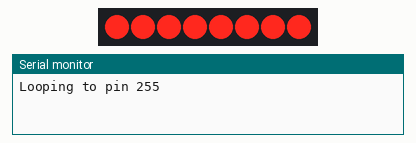
A sketch run on a simulated ESP8266 (NodeMCU). Parts: 8 shift-register outputs drawn as a row of LEDs (first output left, lit = HIGH), the last lines printed to the serial monitor. Wiring (inferred from the names in the program): shift register (74HC595): data D6; shift clock D7; latch D5. Wiring (inferred from the signals the program sends): row of LEDs: on Q0, Q1, Q2, Q3, Q4, Q5, Q6, Q7.

Above: at 2.35 s.
At 2.95 s:
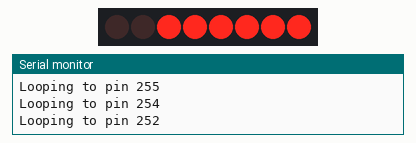
At 3.55 s:
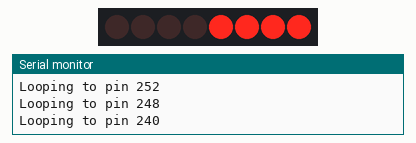
At 5.05 s:
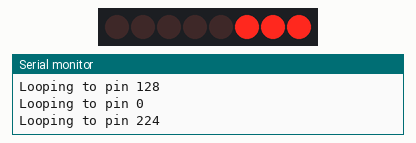
At 7.15 s:
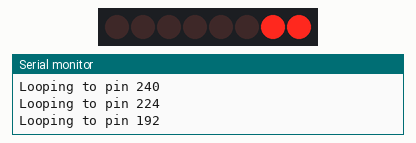
At 8.65 s:
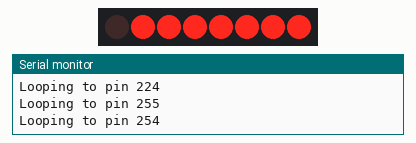
Timing chart, 0 to 9.1 s (numbered marks = the images above):
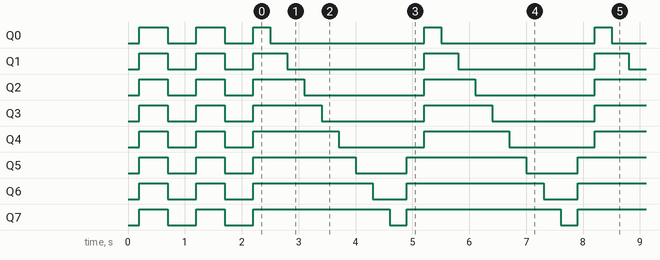

Measured:
- by itself, Q0: goes LOW 0.50 s, HIGH 0.50 s, LOW 0.50 s, 12 × (HIGH 0.30 s, LOW 2.7 s), HIGH 0.30 s, then LOW
- by itself, Q1: goes LOW 0.50 s, HIGH 0.50 s, LOW 0.50 s, 12 × (HIGH 0.60 s, LOW 2.4 s), HIGH 0.60 s, then LOW
- by itself, Q2: goes LOW 0.50 s, HIGH 0.50 s, LOW 0.50 s, 12 × (HIGH 0.90 s, LOW 2.1 s), HIGH 0.90 s, then LOW
- by itself, Q3: goes LOW 0.50 s, HIGH 0.50 s, LOW 0.50 s, 12 × (HIGH 1.2 s, LOW 1.8 s), HIGH 1.2 s, then LOW
- by itself, Q4: goes LOW 0.50 s, HIGH 0.50 s, LOW 0.50 s, 12 × (HIGH 1.5 s, LOW 1.5 s), HIGH 1.5 s, then LOW
- by itself, Q5: goes LOW 0.50 s, HIGH 0.50 s, LOW 0.50 s, HIGH 1.8 s, 11 × (LOW 0.90 s, HIGH 2.1 s), LOW 0.90 s, then HIGH
- by itself, Q6: goes LOW 0.50 s, HIGH 0.50 s, LOW 0.50 s, HIGH 2.1 s, 11 × (LOW 0.60 s, HIGH 2.4 s), LOW 0.60 s, then HIGH
- by itself, Q7: goes LOW 0.50 s, HIGH 0.50 s, LOW 0.50 s, HIGH 2.4 s, 11 × (LOW 0.30 s, HIGH 2.7 s), LOW 0.30 s, then HIGH

The sketch:

runway_lights.ino
```cpp
// #include <Arduino.h>
// #include <ESP8266WiFi.h>
// #include <ESP8266WiFiMulti.h>

#define LED_SEQ_LENGTH

//LED shift register example created by Tom Igoe
//Pin connected to latch pin (ST_CP) of 74HC595
int latchPin = D5;
//Pin connected to clock pin (SH_CP) of 74HC595
int clockPin = D7;
//Pin connected to Data in (DS) of 74HC595
int dataPin = D6;

byte dataArray[10];

void setup() {
  //set pins to output because they are addressed in the main loop
  pinMode(latchPin, OUTPUT);
  Serial.begin(115200);

  //Binary notation as comment
  dataArray[0] = 0b11111111;
  dataArray[1] = 0b11111110;
  dataArray[2] = 0b11111100;
  dataArray[3] = 0b11111000;
  dataArray[4] = 0b11110000;
  dataArray[5] = 0b11100000;
  dataArray[6] = 0b11000000;
  dataArray[7] = 0b10000000;
  dataArray[8] = 0b00000000;
  dataArray[9] = 0b11100000;

  //function that blinks all the LEDs
  //gets passed the number of blinks and the pause time
  blinkAll_2Bytes(2,500);
}

void loop() {
  byte pinData;

  for (int j = 0; j < 10; j++) {
    //load the light sequence you want from array
    pinData = dataArray[j];
    Serial.printf("Looping to pin %d\n", pinData);
    //ground latchPin and hold low for as long as you are transmitting
    digitalWrite(latchPin, 0);

    //move 'em out
    shiftOut(dataPin, clockPin, pinData);
    //return the latch pin high to signal chip that it
    //no longer needs to listen for information
    digitalWrite(latchPin, 1);
    delay(300);
  }
}

// the heart of the program
void shiftOut(int myDataPin, int myClockPin, byte myDataOut) {
  // This shifts 8 bits out MSB first,
  //on the rising edge of the clock,
  //clock idles low
  //internal function setup
  int i=0;
  int pinState;
  pinMode(myClockPin, OUTPUT);
  pinMode(myDataPin, OUTPUT);
  //clear everything out just in case to
  //prepare shift register for bit shifting
  digitalWrite(myDataPin, 0);
  digitalWrite(myClockPin, 0);
  //for each bit in the byte myDataOut&#xFFFD;
  //NOTICE THAT WE ARE COUNTING DOWN in our for loop
  //This means that %00000001 or "1" will go through such
  //that it will be pin Q0 that lights.

  for (i=7; i>=0; i--)  {
    digitalWrite(myClockPin, 0);
    //if the value passed to myDataOut and a bitmask result
    // true then... so if we are at i=6 and our value is
    // %11010100 it would the code compares it to %01000000
    // and proceeds to set pinState to 1.
    if ( myDataOut & (1<<i) ) {
      pinState= 1;
    }
    else {
      pinState= 0;
    }
    //Sets the pin to HIGH or LOW depending on pinState
    digitalWrite(myDataPin, pinState);
    //register shifts bits on upstroke of clock pin
    digitalWrite(myClockPin, 1);
    //zero the data pin after shift to prevent bleed through
    digitalWrite(myDataPin, 0);
  }
  //stop shifting
  digitalWrite(myClockPin, 0);
}

//blinks the whole register based on the number of times you want to
//blink "n" and the pause between them "d"
//starts with a moment of darkness to make sure the first blink
//has its full visual effect.
void blinkAll_2Bytes(int n, int d) {
  digitalWrite(latchPin, 0);
  shiftOut(dataPin, clockPin, 0);
  shiftOut(dataPin, clockPin, 0);
  digitalWrite(latchPin, 1);
  delay(200);

  for (int x = 0; x < n; x++) {
    digitalWrite(latchPin, 0);
    shiftOut(dataPin, clockPin, 255);
    shiftOut(dataPin, clockPin, 255);
    digitalWrite(latchPin, 1);
    delay(d);
    digitalWrite(latchPin, 0);
    shiftOut(dataPin, clockPin, 0);
    shiftOut(dataPin, clockPin, 0);
    digitalWrite(latchPin, 1);
    delay(d);
  }
}
```
